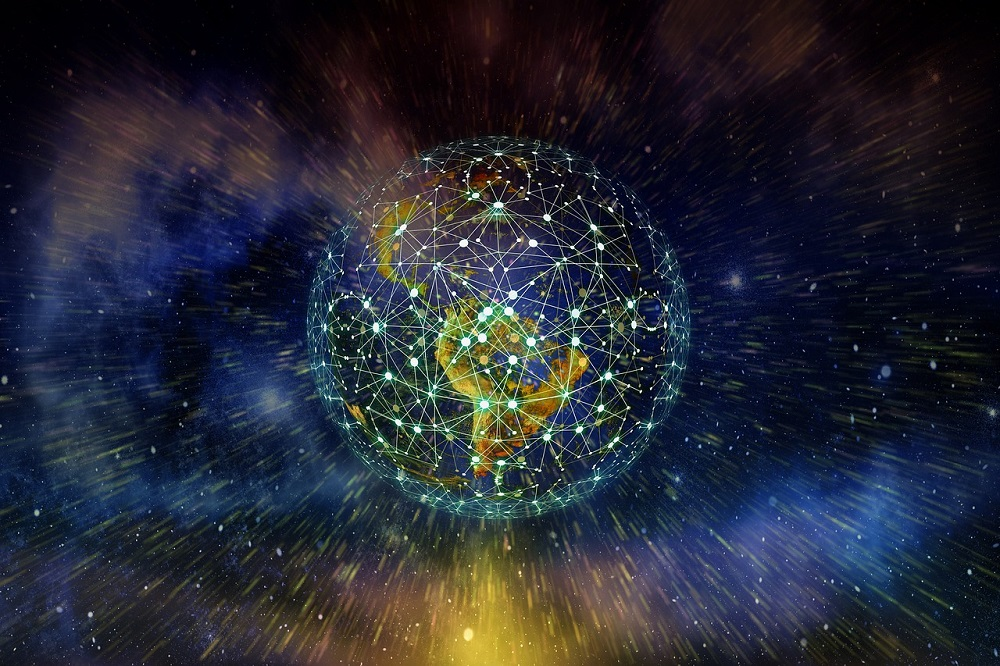
#> input picture node/src/assets/earth_2.jpg, 1000 x 666 px
$ python -i image_edge.py   (imports and definitions only)
#> lines starting #> are read from the running program, lines starting #| are printed output that depends on the picture
__all__ = [
    'image_edge',
]

def image_edge(images_in, **kwargs):
    import cv2
    isblur = kwargs.pop('isblur')
    thresh_min = int(kwargs.pop('thresh_min'))
    thresh_max = int(kwargs.pop('thresh_max'))
    images = images_in[0]
    names = images_in[1]
    result_images = []
    for image in images:
        if isblur == 'yes':
            image = cv2.GaussianBlur(image, (5,5), 0)
        if len(image.shape) == 3:
            image = cv2.cvtColor(image, cv2.COLOR_BGR2GRAY)
        image = cv2.Canny(image, thresh_min, thresh_max)
        result_images.append(image)
    return [result_images, names]

>>> import cv2
>>> picture = cv2.imread('../../node/src/assets/earth_2.jpg', cv2.IMREAD_GRAYSCALE)
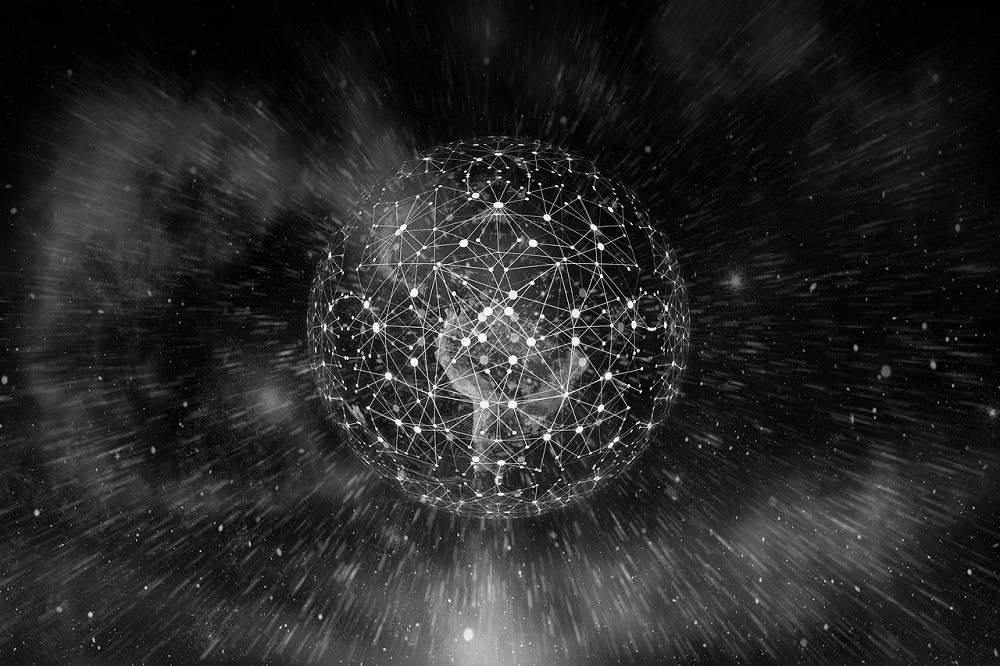
#> picture: shape (666, 1000); min 0, max 255, mean 40.2
#> (the run stopped early here; a loop or call above may not have finished)

$ run again, on node/src/assets/plain_earth.jpg
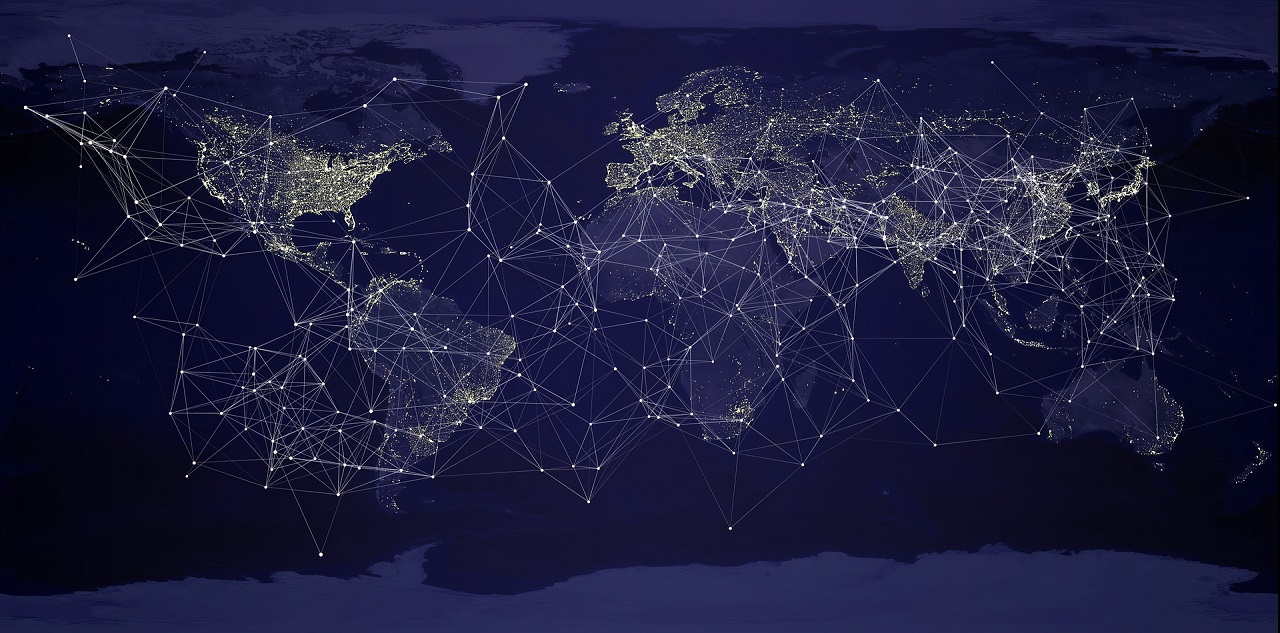
#> input picture node/src/assets/plain_earth.jpg, 1280 x 633 px
#> `picture = cv2.imread('../../node/src/assets/earth_2.jpg', cv2.IMREAD_G..`:
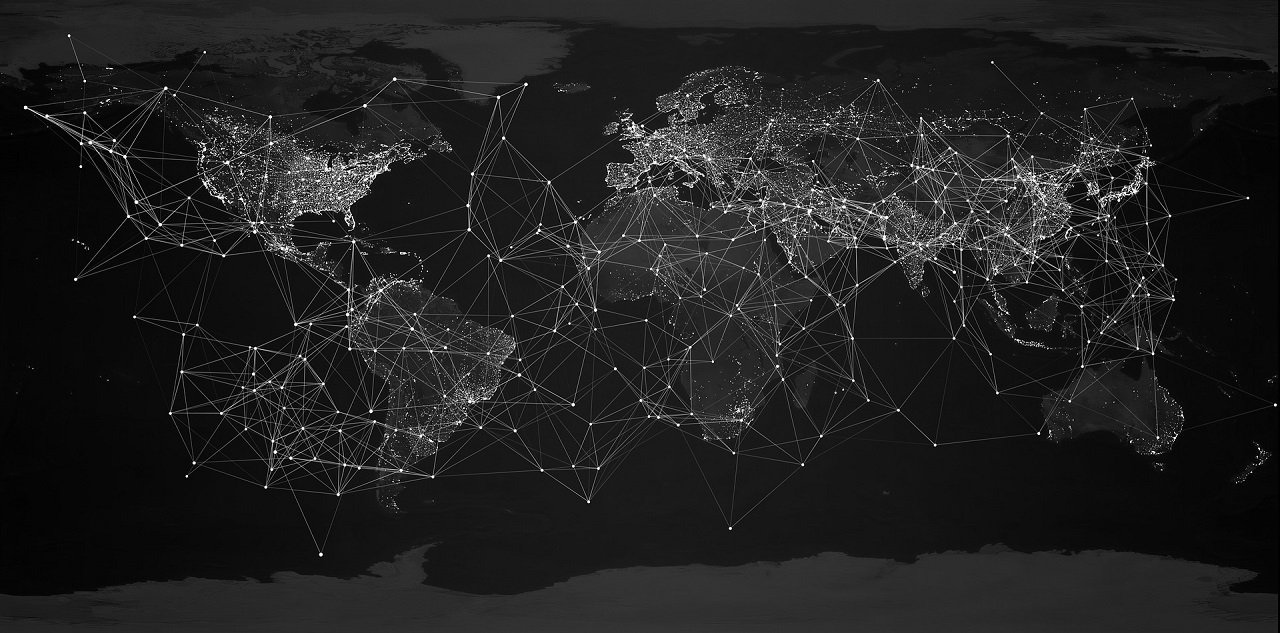
#> picture: shape (633, 1280); min 0, max 255, mean 32

$ run again, on node/src/assets/top_earth.jpg
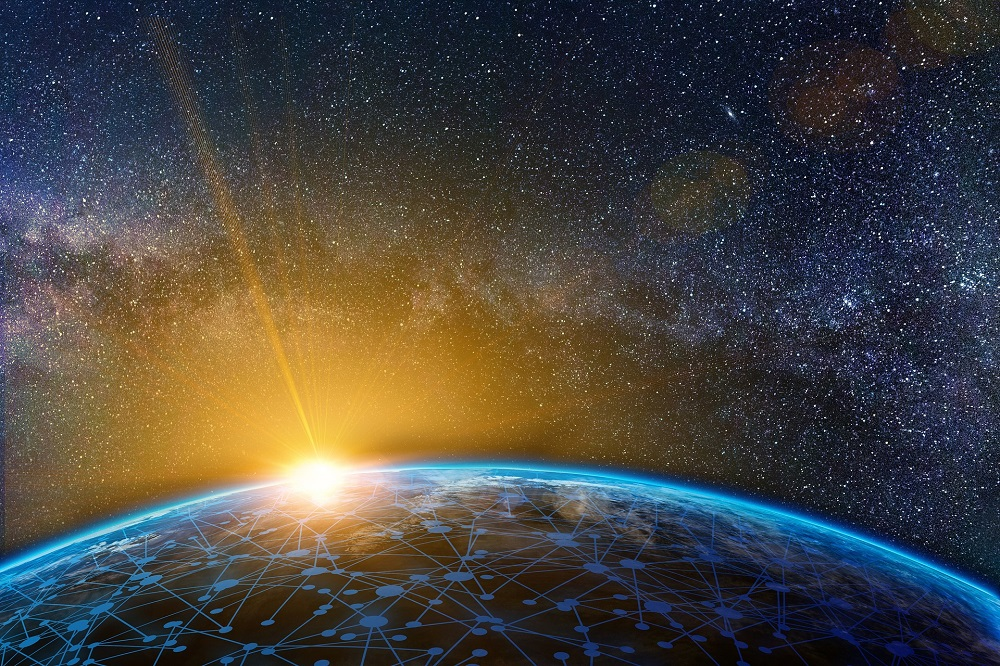
#> input picture node/src/assets/top_earth.jpg, 1000 x 666 px
#> `picture = cv2.imread('../../node/src/assets/earth_2.jpg', cv2.IMREAD_G..`:
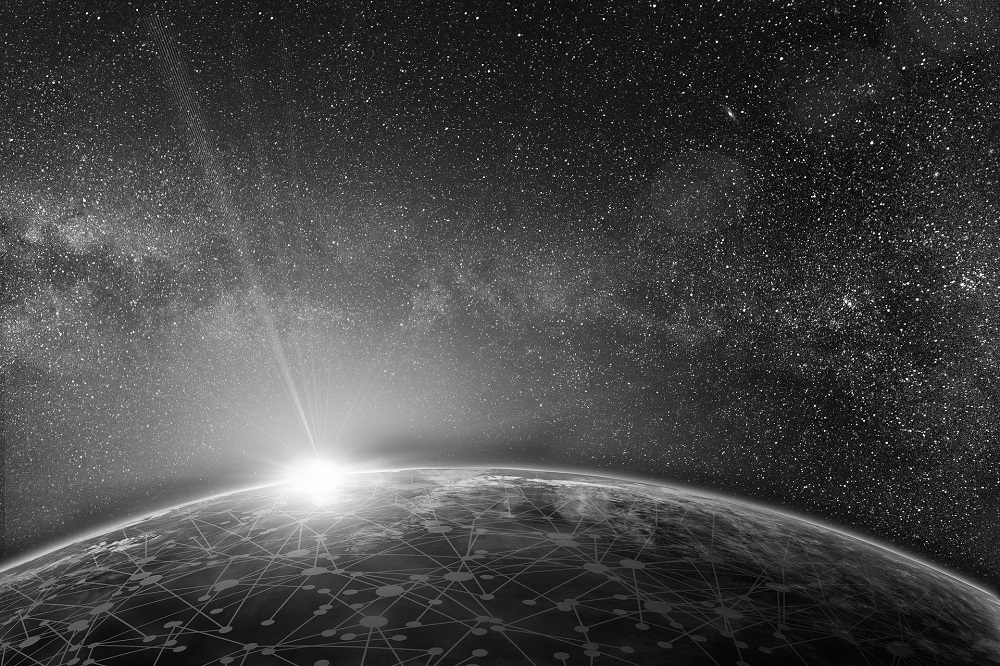
#> picture: shape (666, 1000); min 0, max 255, mean 68.2
